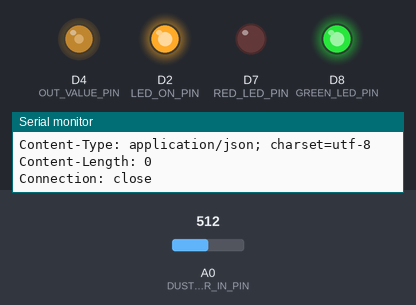
The sketch below on a simulated ESP8266 (NodeMCU). On the bench: output pins drawn as LEDs (lit = HIGH), the last lines printed to the serial monitor. The test bench sets the inputs (shaded band); at power-on: A0 (DUST_SENSOR_IN_PIN) = 512. WiFi joins after 1.5 s; servers stay silent unless stated; uploads are accepted with an empty reply.

Above: at 2.7 s.
2.8 s: A0 (DUST_SENSOR_IN_PIN) set to 716
5.8 s: A0 (DUST_SENSOR_IN_PIN) set to 900
At 8.55 s:
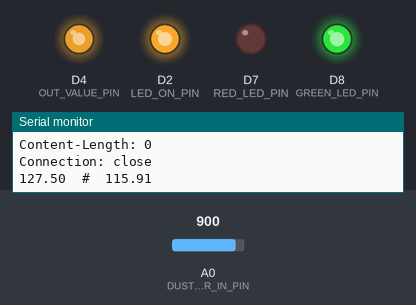
8.8 s: A0 (DUST_SENSOR_IN_PIN) set to 306
11.8 s: A0 (DUST_SENSOR_IN_PIN) set to 122
At 15.61 s:
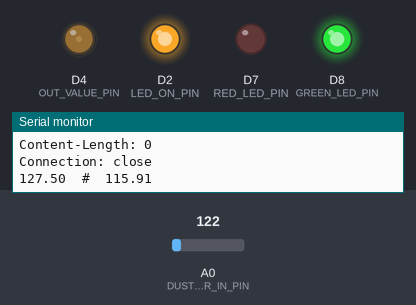
Timing chart, 0 to 15.8 s (numbered marks = the images above; inputs shaded):
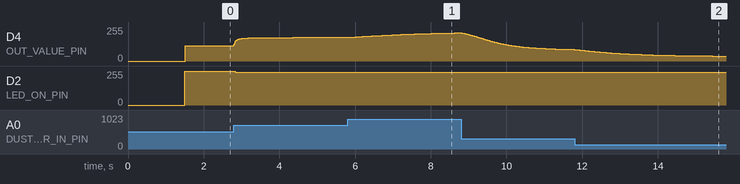

Measured:
- after the input at 5.8 s, D4 (OUT_VALUE_PIN): moves from 177/255 to 211/255 over 2.8 s, starting at once

The sketch:

dustometer.ino
```cpp
#include "SimpleKalmanFilter.h"
// #include <ESP8266WiFi.h>

#include <ESP8266WiFi.h>

char ssid[] = "hackerspace";          //  your network SSID (name)
char pass[] = "....";   // your network password
int status = WL_IDLE_STATUS;
IPAddress server(74,125,115,105);  // Google

// Initialize the client library
WiFiClient client;


int MICROS_LED_IMPULSE = 320; //micros
int MICROS_READ_DELAY = 280; //micros
int MICROS_CYCLE_DELAY = 10000; //ms
int GREEN_LED_PIN = D8;
int RED_LED_PIN = D7;
float ALERT_TRESHOLD = 250.0/255;
float GREEN_TRESHOLD = 70.0/255;


int LED_ON_PIN = D2;
int DUST_SENSOR_IN_PIN = A0;

const int OUT_VALUE_PIN = 2;

const long SERIAL_REFRESH_TIME = 60*1000;
long refresh_time;

SimpleKalmanFilter simpleKalmanFilter(0.1, 1, 0.005);

void setup() {
   Serial.begin(115200);

   WiFi.mode(WIFI_STA);
   WiFi.begin(ssid, pass);

   Serial.print("Connecting to ");
   Serial.println(ssid);


    while (WiFi.status() != WL_CONNECTED) {
      delay(500);
      Serial.print(".");
    }
    Serial.println("Connected!");


    // put your setup code here, to run once:
    pinMode(LED_ON_PIN, OUTPUT);
    pinMode(GREEN_LED_PIN, OUTPUT);
    pinMode(RED_LED_PIN, OUTPUT);
    pinMode(DUST_SENSOR_IN_PIN, INPUT);
    pinMode(OUT_VALUE_PIN, OUTPUT);

    digitalWrite(GREEN_LED_PIN, HIGH);
    digitalWrite(RED_LED_PIN, LOW);

}


char host[]="192.168.128.8";//http://192.168.128.8/api/events/dust?value=66

void sendData(float data){
  WiFiClient client;
  const int httpPort = 80;
  if (!client.connect(host, httpPort)) {
    Serial.println("connection failed");
    return;
  }

  // We now create a URI for the request
  String url = "/api/events/dust?value=";
  url += String(int(data*255));

  Serial.print("Requesting URL: ");
  Serial.println(url);

  // This will send the request to the server
  client.print(String("GET ") + url + " HTTP/1.1\r\n" +
               "Host: " + host + "\r\n" +
               "Connection: close\r\n\r\n");
  unsigned long timeout = millis();
  while (client.available() == 0) {
    if (millis() - timeout > 5000) {
      Serial.println(">>> Client Timeout !");
      client.stop();
      return;
    }
  }

  // Read all the lines of the reply from server and print them to Serial
  while(client.available()){
    String line = client.readStringUntil('\r');
    Serial.print(line);
  }

  }


void loop() {
  // put your main code here, to run repeatedly:
  digitalWrite(LED_ON_PIN, 0);
  delayMicroseconds(MICROS_READ_DELAY);

  int result = analogRead(DUST_SENSOR_IN_PIN);

  delayMicroseconds(MICROS_LED_IMPULSE-MICROS_READ_DELAY);
  digitalWrite(LED_ON_PIN, 1);


  delayMicroseconds(MICROS_CYCLE_DELAY-MICROS_LED_IMPULSE);

  float readValue = 1.0 * result / 1024;
  float estimated_value = simpleKalmanFilter.updateEstimate(readValue);

  analogWrite(OUT_VALUE_PIN, estimated_value*1024);

  if (millis() > refresh_time) {

    digitalWrite(GREEN_LED_PIN, estimated_value > GREEN_TRESHOLD ? HIGH:LOW);
    digitalWrite(RED_LED_PIN,   estimated_value > ALERT_TRESHOLD ? HIGH:LOW);
    sendData(estimated_value);

    Serial.print(readValue*255,2);
    Serial.print("  #  ");
    Serial.print(estimated_value*255,2);
    Serial.println();
    refresh_time = millis() + SERIAL_REFRESH_TIME;
  }

}
```

SimpleKalmanFilter.cpp
```cpp
// (licence header left out)
#include "Arduino.h"
#include "SimpleKalmanFilter.h"
#include <math.h>

SimpleKalmanFilter::SimpleKalmanFilter(float mea_e, float est_e, float q)
{
  _err_measure=mea_e;
  _err_estimate=est_e;
  _q = q;
}

float SimpleKalmanFilter::updateEstimate(float mea)
{
  _kalman_gain = _err_estimate/(_err_estimate + _err_measure);
  _current_estimate = _last_estimate + _kalman_gain * (mea - _last_estimate);
  _err_estimate =  (1.0 - _kalman_gain)*_err_estimate + fabs(_last_estimate-_current_estimate)*_q;
  _last_estimate=_current_estimate;

  return _current_estimate;
}

void SimpleKalmanFilter::setMeasurementError(float mea_e)
{
  _err_measure=mea_e;
}

void SimpleKalmanFilter::setEstimateError(float est_e)
{
  _err_estimate=est_e;
}

void SimpleKalmanFilter::setProcessNoise(float q)
{
  _q=q;
}

float SimpleKalmanFilter::getKalmanGain() {
  return _kalman_gain;
}
```

SimpleKalmanFilter.h
```cpp
// (licence header left out)
#ifndef SimpleKalmanFilter_h
#define SimpleKalmanFilter_h

class SimpleKalmanFilter
{

public:
  SimpleKalmanFilter(float mea_e, float est_e, float q);
  float updateEstimate(float mea);
  void setMeasurementError(float mea_e);
  void setEstimateError(float est_e);
  void setProcessNoise(float q);
  float getKalmanGain();

private:
  float _err_measure;
  float _err_estimate;
  float _q;
  float _current_estimate;
  float _last_estimate;
  float _kalman_gain;

};

#endif
```
